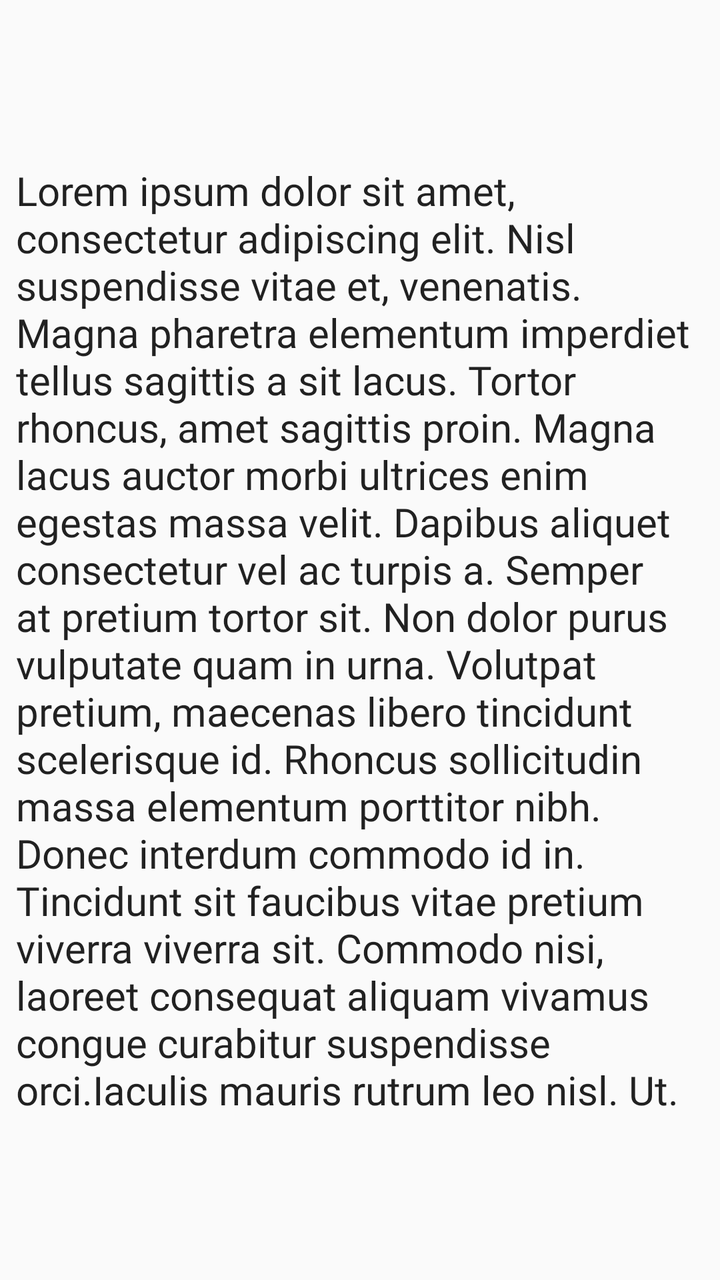
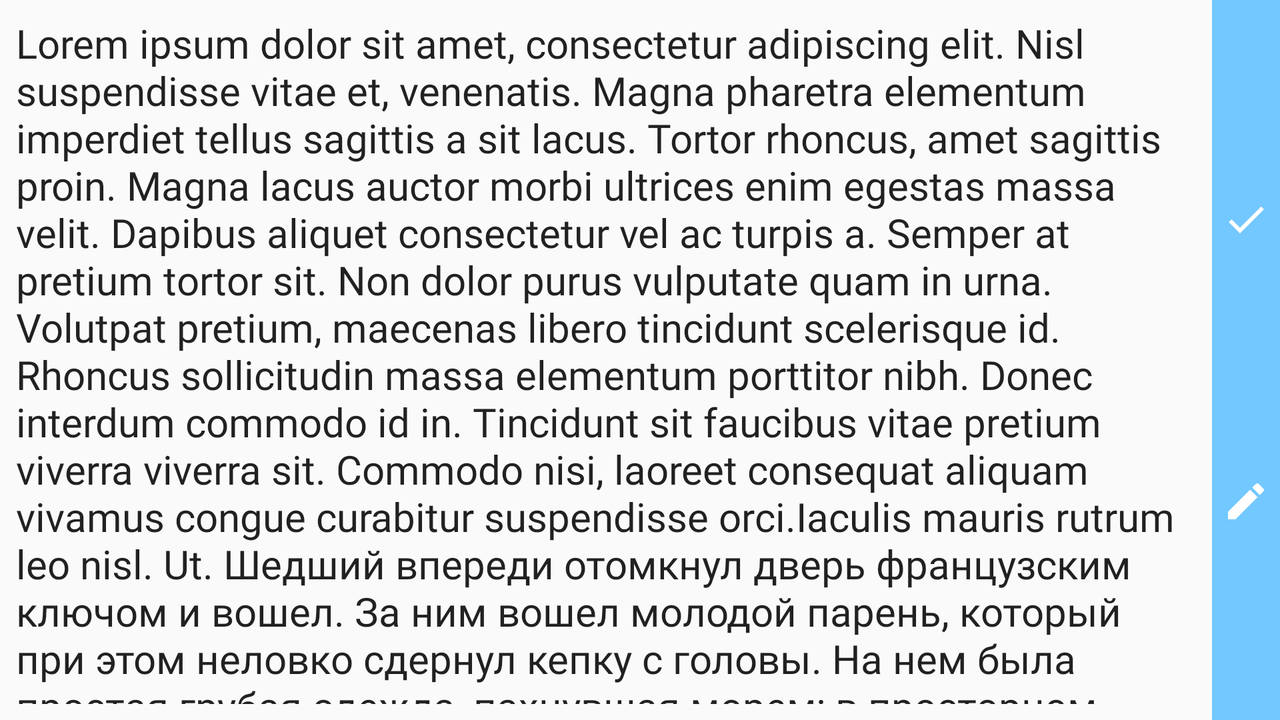

First picture: res/layout/ on a phone held upright. Second picture: the repository's own variant of that layout, on a device whose configuration matches the variant's folder. Source for both follows.
<!-- AndroidManifest.xml: application theme AppTheme -->
<!-- res/layout/activity_main.xml -->
<?xml version="1.0" encoding="utf-8"?>
<FrameLayout xmlns:android="http://schemas.android.com/apk/res/android"
    xmlns:app="http://schemas.android.com/apk/res-auto"
    xmlns:tools="http://schemas.android.com/tools"
    android:layout_width="match_parent"
    android:layout_height="match_parent"
    tools:context=".MainActivity"
    >







    <TextView
        android:id="@+id/textForPlus"
        android:layout_width="wrap_content"
        android:layout_height="wrap_content"
        android:layout_gravity="center"
        android:fontFamily="@font/roboto_medium"
        android:padding="8dp"
        android:text="Lorem ipsum dolor sit amet, consectetur adipiscing elit. Nisl suspendisse vitae et, venenatis. Magna pharetra elementum imperdiet tellus sagittis a sit lacus. Tortor rhoncus, amet sagittis proin. Magna lacus auctor morbi ultrices enim egestas massa velit. Dapibus aliquet consectetur vel ac turpis a. Semper at pretium tortor sit. Non dolor purus vulputate quam in urna. Volutpat pretium, maecenas libero tincidunt scelerisque id. Rhoncus sollicitudin massa elementum porttitor nibh. Donec interdum commodo id in. Tincidunt sit faucibus vitae pretium viverra viverra sit. Commodo nisi, laoreet consequat aliquam vivamus congue curabitur suspendisse orci.Iaculis mauris rutrum leo nisl. Ut."
        android:textColor="#DE000000"
        android:textSize="20sp"
        app:layout_constraintBottom_toBottomOf="parent"
        app:layout_constraintLeft_toLeftOf="parent"
        app:layout_constraintRight_toRightOf="parent"
        app:layout_constraintTop_toTopOf="parent" />

    <LinearLayout
        android:id="@+id/linerForVerticalMenu"
        android:layout_width="wrap_content"
        android:layout_height="wrap_content"
        android:layout_gravity="center|end"
        android:background="#BE72C8FF"
        android:orientation="vertical"
        android:visibility="invisible">


        <ImageView
            android:id="@+id/imageView1"
            android:layout_width="match_parent"
            android:layout_height="47dp"
            android:padding="5dp"
            app:srcCompat="@drawable/ic_baseline_check_24"
            tools:ignore="VectorDrawableCompat" />

        <ImageView
            android:id="@+id/imageView2"
            android:layout_width="match_parent"
            android:layout_height="47dp"
            android:padding="5dp"
            app:srcCompat="@drawable/ic_baseline_close_24"
            tools:ignore="VectorDrawableCompat" />

        <ImageView
            android:id="@+id/imageView3"
            android:layout_width="match_parent"
            android:layout_height="47dp"
            android:padding="5dp"
            app:srcCompat="@drawable/ic_baseline_add_24"
            tools:ignore="VectorDrawableCompat" />

        <ImageView
            android:id="@+id/imageView4"
            android:layout_width="match_parent"
            android:layout_height="47dp"
            android:padding="5dp"
            app:srcCompat="@drawable/ic_baseline_create_24"
            tools:ignore="VectorDrawableCompat" />
    </LinearLayout>

</FrameLayout>
<!-- resources referenced by this layout -->
<resources>
  <!-- drawable ic_baseline_check_24 (drawable) -->
  <vector xmlns:android="http://schemas.android.com/apk/res/android"
      android:width="24dp"
      android:height="24dp"
      android:viewportWidth="24"
      android:viewportHeight="24">
  
  
    <path
        android:fillColor="@android:color/white"
        android:pathData="M9,16.17L4.83,12l-1.42,1.41L9,19 21,7l-1.41,-1.41z"/>
  </vector>
  <!-- drawable ic_baseline_create_24 (drawable) -->
  <vector xmlns:android="http://schemas.android.com/apk/res/android"
      android:width="11dp"
      android:height="11dp"
      android:viewportWidth="24"
      android:viewportHeight="24">
    <path
        android:fillColor="@android:color/white"
        android:pathData="M3,17.25V21h3.75L17.81,9.94l-3.75,-3.75L3,17.25zM20.71,7.04c0.39,-0.39 0.39,-1.02 0,-1.41l-2.34,-2.34c-0.39,-0.39 -1.02,-0.39 -1.41,0l-1.83,1.83 3.75,3.75 1.83,-1.83z"/>
  </vector>
  <style name="AppTheme" parent="Theme.AppCompat.Light.DarkActionBar">
      
  
  
  
          <item name="android:textColorPrimary">@android:color/white</item>
  
          <item name="colorPrimary">@color/colorPrimary</item>
          <item name="colorPrimaryDark">@color/colorPrimaryDark</item>
          <item name="colorAccent">@color/colorAccent</item>
      </style>
  <color name="colorPrimary">#2C98F0</color>
  <color name="colorPrimaryDark">#3700B3</color>
  <color name="colorAccent">#03DAC5</color>
</resources>
<!-- res/layout-land/activity_main.xml (the repository's variant of the layout above) -->
<!-- drawn on the phone turned sideways -->
<?xml version="1.0" encoding="utf-8"?>
<LinearLayout xmlns:android="http://schemas.android.com/apk/res/android"
    xmlns:app="http://schemas.android.com/apk/res-auto"
    android:layout_width="wrap_content"
    android:layout_height="match_parent"
    android:orientation="horizontal"
    xmlns:tools="http://schemas.android.com/tools"
   >




    <LinearLayout
        android:id="@+id/linerForVerticalMenuLand11"
        android:layout_width="wrap_content"
        android:layout_height="wrap_content"
        android:layout_weight="1"
        android:padding="8dp"
        >

        <TextView
            android:id="@+id/textViewLand"
            android:layout_width="wrap_content"
            android:layout_height="wrap_content"
            android:gravity="left"
            android:textColor="#DE000000"
            android:fontFamily="@font/roboto_medium"
            android:text="Lorem ipsum dolor sit amet, consectetur adipiscing elit. Nisl suspendisse vitae et, venenatis. Magna pharetra elementum imperdiet tellus sagittis a sit lacus. Tortor rhoncus, amet sagittis proin. Magna lacus auctor morbi ultrices enim egestas massa velit. Dapibus aliquet consectetur vel ac turpis a. Semper at pretium tortor sit. Non dolor purus vulputate quam in urna. Volutpat pretium, maecenas libero tincidunt scelerisque id. Rhoncus sollicitudin massa elementum porttitor nibh. Donec interdum commodo id in. Tincidunt sit faucibus vitae pretium viverra viverra sit. Commodo nisi, laoreet consequat aliquam vivamus congue curabitur suspendisse orci.Iaculis mauris rutrum leo nisl. Ut.
Шедший впереди отомкнул дверь французским ключом и вошел. За ним вошел молодой парень, который при этом неловко сдернул кепку с головы. На нем была простая грубая одежда, пахнувшая морем; в просторном холле он как-то сразу оказался не на месте. Он не знал, что делать со своей кепкой, и собрался уже запихнуть ее в карман, но в это время спутник взял кепку у него из рук и сделал это так просто и естественно, что неуклюжий парень был тронут. «Он понимает, – пронеслось у него в голове, – он меня не выдаст».
Вперевалку, широко расставляя ноги, словно пол под ним опускался и поднимался на морской волне, он пошел за своим спутником. Огромные комнаты, казалось, были слишком тесны для его размашистой походки, – он все время боялся зацепить плечом за дверь или смахнуть какую-нибудь безделушку с камина. Он лавировал между различными предметами, преувеличивая опасность, существовавшую больше в его воображении. Между роялем и столом, заваленным книгами, могло свободно пройти шесть человек, но он отважился на это лишь с замиранием сердца. Его тяжелые руки беспомощно болтались, он не знал, что с ними делать. И когда вдруг ему отчетливо представилось, что он вот-вот заденет книги на столе, он, как испуганный конь, отпрянул в сторону и едва не повалил табурет у рояля. Он смотрел на своего, уверенно шагавшего спутника, и впервые в жизни подумал о том, как неуклюжа его собственная походка, и как она отличается от походки других людей. На мгновение его обожгло стыдом от этой мысли.
Капли пота "
            android:textSize="20sp" />
    </LinearLayout>

    <LinearLayout
        android:id="@+id/linerForVerticalMenuLand"
        android:layout_width="wrap_content"
        android:layout_height="match_parent"
        android:layout_gravity="right"
        android:background="#72C8FF"
        android:gravity="center"
        android:orientation="vertical">


        <ImageView
            android:id="@+id/imageView4Land"
            android:layout_width="match_parent"
            android:layout_height="47dp"
            android:padding="5dp"
            app:srcCompat="@drawable/ic_baseline_check_24"
            tools:ignore="VectorDrawableCompat" />

        <ImageView
        android:id="@+id/imageView3Land"
        android:layout_width="match_parent"
        android:layout_height="47dp"
        android:padding="5dp"
        app:srcCompat="@drawable/ic_baseline_close_24"
        tools:ignore="VectorDrawableCompat" />



        <ImageView
            android:id="@+id/imageView1Land"
            android:layout_width="match_parent"
            android:layout_height="47dp"
            android:padding="5dp"
            app:srcCompat="@drawable/ic_baseline_add_24"
            tools:ignore="VectorDrawableCompat" />

        <ImageView
            android:id="@+id/imageView2Land"
            android:layout_width="match_parent"
            android:layout_height="47dp"
            android:padding="5dp"
            app:srcCompat="@drawable/ic_baseline_create_24"
            tools:ignore="VectorDrawableCompat" />

    </LinearLayout>






    
















































</LinearLayout>
